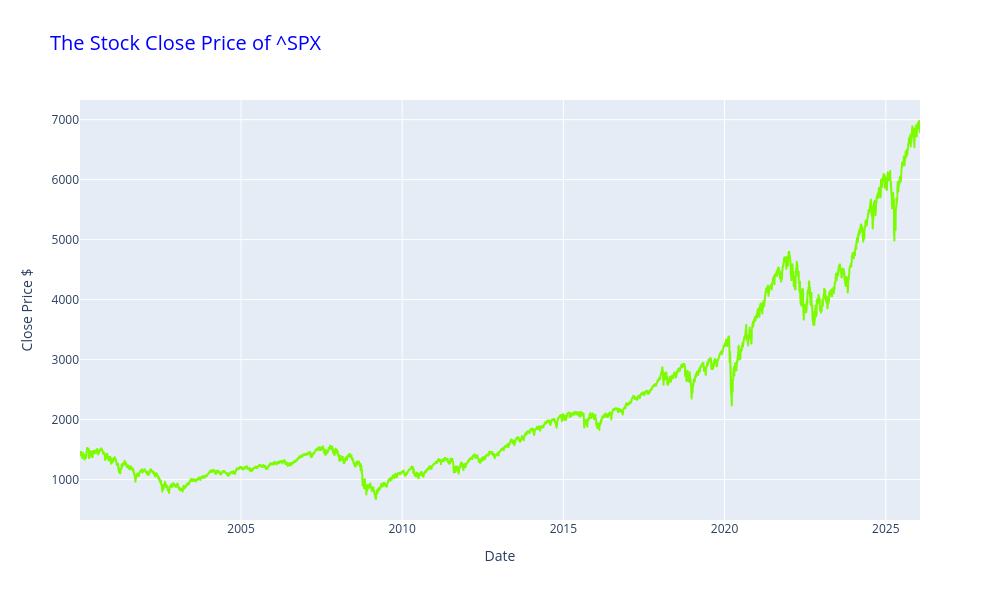

Write notebook code for a chart like this one.
### Code cell
import plotly.express as px

fig = px.line(stock_data, x=stock_data.index, y='Close', title=f'The Stock Close Price of {ticker_symbol}',
              labels={'Close': 'Close Price $'},
              template='plotly', width=1000, height=600)
fig.update_traces(line_color='lawngreen')
fig.update_layout(title_font_color='blue', title_font_size=20)
fig.show()

### Figure 1 — Plotly figure (JSON) as saved in the notebook; plotly's stock layout.template omitted (floating-point values rounded to 4 significant figures; data arrays with more than 128 entries replaced by an {"elided": "..."} marker saying what was removed)
{"data": [{"hovertemplate": "Date=%{x}<br>Close Price $=%{y}<extra></extra>", "legendgroup": "", "line": {"color": "lawngreen", "dash": "solid"}, "marker": {"symbol": "circle"}, "mode": "lines", "name": "", "showlegend": false, "type": "scattergl", "x": {"elided": "6557 str values"}, "xaxis": "x", "y": {"elided": "6557 float values"}, "yaxis": "y"}], "layout": {"height": 600, "legend": {"tracegroupgap": 0}, "title": {"font": {"color": "blue", "size": 20}, "text": "The Stock Close Price of ^SPX"}, "width": 1000, "xaxis": {"anchor": "y", "autorange": true, "domain": [0, 1], "range": ["2000-01-03 16:00", "2026-01-23 16:00"], "title": {"text": "Date"}, "type": "date"}, "yaxis": {"anchor": "x", "autorange": true, "domain": [0, 1], "range": [326.5, 7327.0], "title": {"text": "Close Price $"}, "type": "linear"}}}
